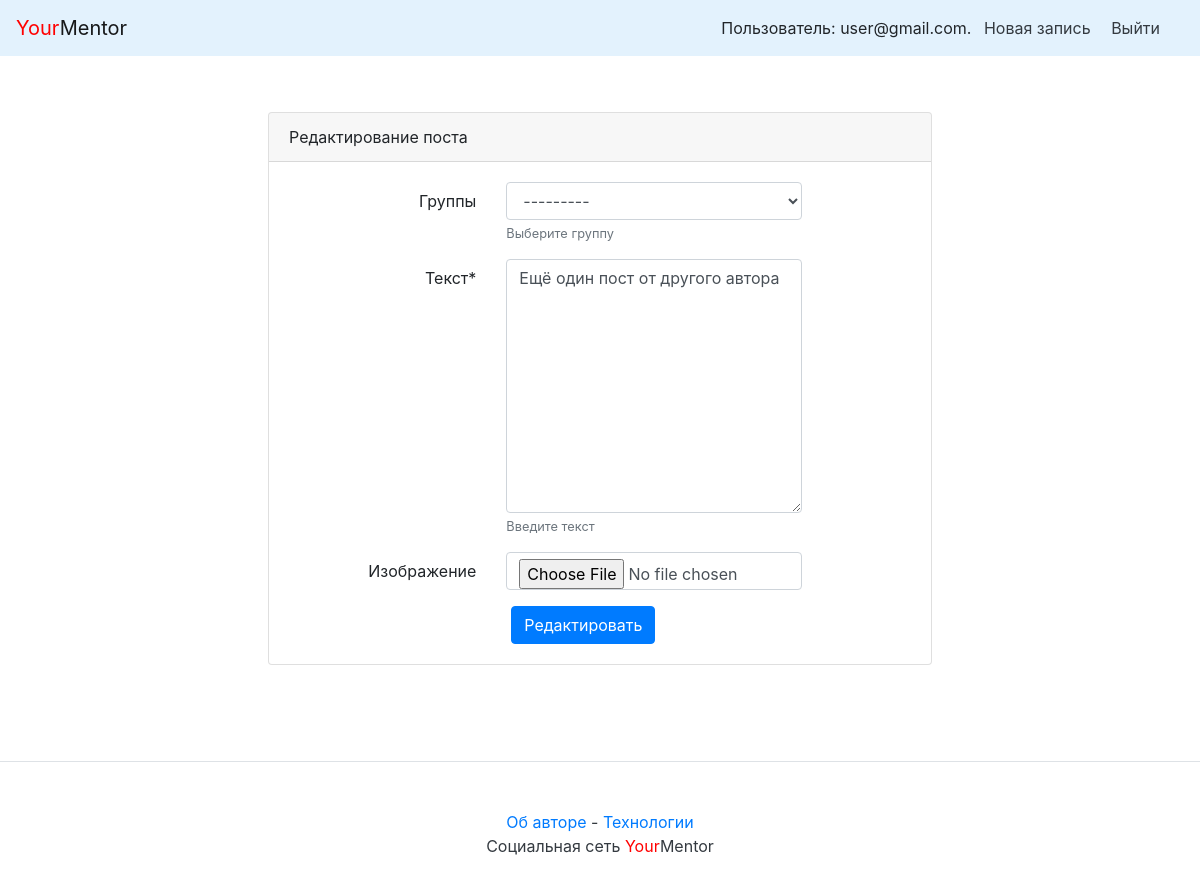
Page /7/4/edit/ (signed in) on the committed database.
### accounts/models.py (models this page shows, shortened)
class User(AbstractBaseUser):
    email = models.EmailField(unique=True, max_length=255)
    name = models.CharField(
        max_length=255,
        blank=False,
        null=False
    )
    surname = models.CharField(
        max_length=255,
        blank=False,
        null=False
    )
    break_time = models.IntegerField(default=0)
    is_admin = models.BooleanField(default=False)
    timestamp = models.DateTimeField(auto_now_add=True)
    role = models.CharField(
        max_length=10,
        choices=UserRoles.choices,
        default=UserRoles.STUDENT,
        verbose_name="Роль пользователя",
    )
    is_staff = models.BooleanField(default=False)
    USERNAME_FIELD = 'email'
    REQUIRED_FIELDS = []
    objects = CustomManager()

### posts/models.py (models this page shows, shortened)
class Post(models.Model):
    group = models.ForeignKey(
        Group,
        blank=True,
        null=True,
        on_delete=models.SET_NULL,
        related_name='posts',
        verbose_name='Группы',
        help_text='Выберите группу',
    )
    text = models.TextField(
        verbose_name='Текст',
        help_text='Введите текст',
    )
    pub_date = models.DateTimeField('date published', auto_now_add=True)
    author = models.ForeignKey(
        User,
        on_delete=models.CASCADE,
        related_name='posts',
    )
    image = models.ImageField(
        upload_to='posts/',
        blank=True, null=True,
        verbose_name='Изображение',
    )
    class Meta:
        ordering = ['-pub_date']

### posts/views.py (the view)
@login_required
def post_edit(request, user_id, post_id):
    cache.clear()
    post = get_object_or_404(Post, author__id=user_id, pk=post_id)
    if post.author != request.user:
        return redirect('post', user_id=user_id, post_id=post_id)
    form = PostForm(
        request.POST or None,
        files=request.FILES or None,
        instance=post
    )
    if form.is_valid():
        post = form.save(commit=False)
        post.author = request.user
        form.save()
        return redirect('post', user_id=user_id, post_id=post_id)
    form = PostForm(files=request.FILES or None, instance=post)
    return render(
        request,
        'new.html',
        {
            'form': form,
            'is_edit': True,
            'instance': post,
        }
    )

### posts/forms.py (shortened to what this page needs)
class PostForm(ModelForm):
    class Meta:
        model = Post
        fields = ['group', 'text', 'image']

### accounts/templatetags/user_filters.py (called while the page is built)
@register.filter
def addclass(field, css):
    return field.as_widget(attrs={"class": css})

### posts/models.py (called while the page is built)
    def __str__(self):
        return self.title

### templates/new.html (shortened to what this page needs)
{% extends "includes/base.html" %}
{% block content %}
    {% load user_filters %}
    <div class="row justify-content-center">
        <div class="col-md-8 p-5">
            <div class="card">
                {% if is_edit %}
                    <div class="card-header">Редактирование поста</div>
                {% endif %}
                <div class="card-body">
                    <form method="post" enctype="multipart/form-data">
                        {% for field in form %}
                            <div class="form-group row" aria-required={% if field.field.required %}"true"
                            {% else %}"false"{% endif %}>
                            <label for="{{ field.id_for_label }}" class="col-md-4 col-form-label text-md-right">
                                {{ field.label }}{% if field.field.required %}<span class="required">*</span>{% endif %}
                            </label>
                            <div class="col-md-6">
                                {{ field|addclass:"form-control" }}
                                {% if field.help_text %}
                                    <small id="{{ field.id_for_label }}-help"
                                           class="form-text text-muted">{{ field.help_text|safe }}</small>
                                {% endif %}
                            </div>
                            </div>
                        {% endfor %}
                <div class="col-md-6 offset-md-4">
                    {% if is_edit %}
                        <button type="submit" class="btn btn-primary">Редактировать</button>
                    {% endif %}
                </div>
                </form>
            </div>
        </div>
    </div>
    </div>
{% endblock %}

### templates/nav.html
<nav class="navbar navbar-light" style="background-color: #e3f2fd;">
    <a class="navbar-brand" href="/"><span style="color:red">Your</span>Mentor</a>
    <nav class="my-2 my-md-0 mr-md-3">
        {% if user.is_authenticated %}
            Пользователь: {{ user.email }}.
            <a class="p-2 text-dark" href="{% url 'new_post' %}">Новая запись</a>
            <a class="p-2 text-dark" href="{% url 'user_logout' %}">Выйти</a>
        {% else %}
            <a class="p-2 text-dark" href="{% url 'login' %}">Войти</a> |
            <a class="p-2 text-dark" href="{% url 'register' %}">Регистрация</a>
        {% endif %}
    </nav>
</nav>

### rows in the picture
User: email "user@gmail.com"
Post: form "---------" "Ещё один пост от другого автора"

### other values in the picture
{{ field.label }} "Группы" "Текст" "Изображение"
{{ field.help_text|safe }} "Выберите группу" "Введите текст"
